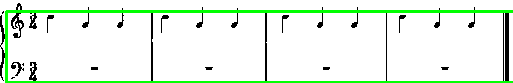
#> input picture bar_line_images/bar_bounding_boxes.png, 513 x 83 px; its folder holds only this picture in this run
$ python -i note_head_detection.py   (imports and definitions only)
#> lines starting #> are read from the running program, lines starting #| are printed output that depends on the picture; after the words box and inside, x2 and y2 are one past the last pixel; in counts of white or black regions, pixels touching at a corner belong together
#> in notes_detect, processed_img is the input picture: PIL image 513x83 RGB; mean R, G, B 227.9, 244.3, 227.9
import os
import numpy as np
from PIL import Image
import cv2  # OpenCV for image processing


def apply_method1(image_array):
    """Apply Canny edge detection with small dilation."""
    # Convert image to OpenCV format (uint8 array)
    processed_img_cv = image_array.astype(np.uint8)

    # Apply Canny edge detection
    canny_edges = cv2.Canny(processed_img_cv, threshold1=100, threshold2=200, apertureSize=3)
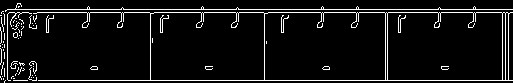
#> canny_edges: shape (83, 513); 6.9% white in thin lines or dots

    # Dilate the edges to make them thicker and more prominent (2x2 kernel)
    kernel = np.ones((3, 3), np.uint8)
    dilated_edges = cv2.dilate(canny_edges, kernel, iterations=1)
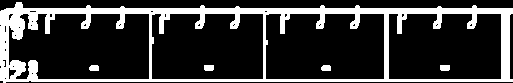
#> dilated_edges: shape (83, 513); 21.1% white; 5 white regions

    return canny_edges, dilated_edges


def apply_method2(image_array):
    """Remove stems while preserving noteheads using median blur, adaptive thresholding, and morphological
    operations."""

    # Convert image to OpenCV format (uint8 array)
    processed_img_cv = image_array.astype(np.uint8)

    # Step 1: Apply a light Median Blur to reduce noise but keep noteheads
    blurred_img = cv2.medianBlur(processed_img_cv, 3)  # 3x3 to avoid removing hollow noteheads

    # Step 2: Apply Gaussian Adaptive Thresholding
    adaptive_threshold = cv2.adaptiveThreshold(blurred_img, 255,
                                               cv2.ADAPTIVE_THRESH_GAUSSIAN_C,
                                               cv2.THRESH_BINARY_INV,
                                               15, 5)  # Adjusted C to preserve noteheads

    # Step 3: Remove vertical stems using **horizontal erosion**
    horizontal_kernel = cv2.getStructuringElement(cv2.MORPH_RECT, (3, 1))  # Wide but short
    eroded = cv2.erode(adaptive_threshold, horizontal_kernel, iterations=1)

    # Step 4: Restore noteheads using morphological closing
    closing_kernel = cv2.getStructuringElement(cv2.MORPH_RECT, (3, 3))
    closed_img = cv2.morphologyEx(eroded, cv2.MORPH_CLOSE, closing_kernel)

    # Convert to color images for drawing contours
    color_img_gaussian = cv2.cvtColor(adaptive_threshold, cv2.COLOR_GRAY2BGR)
    color_img_closing = cv2.cvtColor(closed_img, cv2.COLOR_GRAY2BGR)

    # Find contours for both images
    contours_gaussian, _ = cv2.findContours(adaptive_threshold, cv2.RETR_EXTERNAL, cv2.CHAIN_APPROX_SIMPLE)
    contours_closing, _ = cv2.findContours(closed_img, cv2.RETR_EXTERNAL, cv2.CHAIN_APPROX_SIMPLE)

    # Draw contours in green (BGR format: green is (0, 255, 0))
    cv2.drawContours(color_img_gaussian, contours_gaussian, -1, (0, 255, 0), 2)
    cv2.drawContours(color_img_closing, contours_closing, -1, (0, 255, 0), 2)

    return blurred_img, adaptive_threshold, color_img_gaussian, color_img_closing


cropped_img_color = None


def detect_blobs(image, method_name, cropped_image_path=None):
    """Apply blob detection based on circularity, aspect ratio, and size, and save the results."""
#> called with method_name = 'method1_dilated_cannyedges'
    # Ensure image is in grayscale format (single-channel)
    global cropped_img_color
    if len(image.shape) == 3:
        image_gray = cv2.cvtColor(image, cv2.COLOR_BGR2GRAY)
    else:
        image_gray = image

    # Convert image to OpenCV format (uint8 array)
    image_cv = image_gray.astype(np.uint8)

    # Find contours
    contours, _ = cv2.findContours(image_cv, cv2.RETR_EXTERNAL, cv2.CHAIN_APPROX_SIMPLE)
#> contours = 1 contour; box (x1, y1, x2, y2) and area: (0, 2, 513, 83) 37292

    # Define thresholds for filtering
    circularity_threshold = 0.2
    aspect_ratio_threshold = 2.8
    min_area = 1
    max_area = 500
    solidity_threshold = 0.5
    contour_completeness_threshold = 0.4
    small_dot_area_threshold = 30

    # Create an RGB version of the image to draw colored dots
    blob_img_color = cv2.cvtColor(image_cv, cv2.COLOR_GRAY2BGR)
#> blob_img_color: shape (83, 513, 3); 21.1% white; 5 white regions, box (x1, y1, x2, y2) and area: (0, 2, 513, 83) 8745, (204, 65, 214, 71) 58, (440, 65, 450, 71) 58, (89, 65, 99, 71) 55, (321, 65, 331, 71) 55

    # If a cropped image path is provided, load it to draw blobs on it
    if cropped_image_path:
        cropped_img = cv2.imread(cropped_image_path)
        if cropped_img is None:
            print(f"Error: Unable to load cropped image from {cropped_image_path}")
        else:
            cropped_img_color = cropped_img.copy()
    else:
        cropped_img_color = None

    leftmost_x = float('inf')  # Start with a very large value
    valid_blobs = []

    # First pass: Find the leftmost blob
    for contour in contours:
        x, y, w, h = cv2.boundingRect(contour)
        cx = x + w // 2  # X centroid
        if cx < leftmost_x:
            leftmost_x = cx
#> this loop made 1 pass
#> (x, y, w, h, cx, leftmost_x) on pass 1: (0, 2, 513, 81, 256, 256)
#> after the loop, leftmost_x = 256

    # Second pass: Filter blobs that are at least 10 columns away from the leftmost blob
    for contour in contours:
        x, y, w, h = cv2.boundingRect(contour)
        cx = x + w // 2  # X centroid
        cy = y + h // 2  # Y centroid
        area = cv2.contourArea(contour)
        perimeter = cv2.arcLength(contour, True)

        if perimeter == 0:
            continue

        circularity = (4 * np.pi * area) / (perimeter ** 2)
        aspect_ratio = float(w) / h if w > h else float(h) / w
        hull = cv2.convexHull(contour)
        hull_area = cv2.contourArea(hull)
        solidity = float(area) / hull_area if hull_area > 0 else 0
        hull_perimeter = cv2.arcLength(hull, True)
        contour_completeness = perimeter / hull_perimeter if hull_perimeter > 0 else 0

        # Apply filters and check distance from leftmost blob
        if (circularity > circularity_threshold and
                aspect_ratio < aspect_ratio_threshold and
                min_area < area < max_area and
                (cx - leftmost_x) >= 48):  # Ensure the blob is at least 10 columns away

            valid_blobs.append((cx, cy, area, solidity, contour_completeness))
#> this loop made 1 pass
#> (x, y, w, h, cx, cy, area, perimeter) on pass 1: (0, 2, 513, 81, 256, 42, 37291.5, 1208.1)
#> after the loop, valid_blobs = []

    # Draw only valid blobs
    for cx, cy, area, solidity, contour_completeness in valid_blobs:
        if area < small_dot_area_threshold:
            cv2.circle(blob_img_color, (cx, cy), 3, (0, 0, 255), -1)
            if cropped_img_color is not None:
                cv2.circle(cropped_img_color, (cx, cy), 3, (0, 0, 255), -1)
        elif solidity > solidity_threshold and contour_completeness > contour_completeness_threshold:
            cv2.circle(blob_img_color, (cx, cy), 3, (0, 255, 0), -1)
            if cropped_img_color is not None:
                cv2.circle(cropped_img_color, (cx, cy), 3, (0, 255, 0), -1)
        else:
            cv2.circle(blob_img_color, (cx, cy), 3, (0, 0, 255), -1)
            if cropped_img_color is not None:
                cv2.circle(cropped_img_color, (cx, cy), 3, (0, 0, 255), -1)
#> this loop made 0 passes

    # Save the blob-detected image
    blob_save_path = os.path.join('../../notehead_images', f"{method_name}_blobs.png")
    cv2.imwrite(blob_save_path, blob_img_color)
    print(f"{method_name} Blob-detected image saved at: {blob_save_path}")

    # Save the modified cropped image with blobs drawn on it
    if cropped_img_color is not None:
        cropped_blob_save_path = os.path.join('../../notehead_images', "cropped_image_with_blobs.png")
        cv2.imwrite(cropped_blob_save_path, cropped_img_color)
        print(f"Cropped image with blobs saved at: {cropped_blob_save_path}")

    return valid_blobs  # Return the list of valid blobs


def draw_detected_dots_on_original(processed_image_path, valid_blobs, output_path):
    """Draw detected blobs onto the original processed image."""
    # Load the original processed image
    original_img = cv2.imread(processed_image_path)
    if original_img is None:
        print(f"Error: Unable to load processed image from {processed_image_path}")
        return

    # Draw new dots on the original image based on detected blobs
    for cx, cy, area, solidity, contour_completeness in valid_blobs:
        if area < 25:  # Small dots
            cv2.circle(original_img, (cx, cy), 3, (0, 0, 255), -1)  # Red dot (BGR format)
        elif solidity > 0.5 and contour_completeness > 0.4:  # Valid noteheads
            cv2.circle(original_img, (cx, cy), 3, (0, 255, 0), -1)  # Green dot (BGR format)
        else:  # Invalid blobs
            cv2.circle(original_img, (cx, cy), 3, (0, 0, 255), -1)  # Red dot (BGR format)

    # Save the updated image with newly drawn dots
    cv2.imwrite(output_path, original_img)
    print(f"Updated image with new dots saved at: {output_path}")


def notes_detect(processed_image_path):
    print(f"Loading processed image from: {processed_image_path}")

    try:
        # Load the processed image
        processed_img = Image.open(processed_image_path)
        processed_img_array = np.array(processed_img)

    except Exception as e:
        print(f"Error loading image: {e}")
        return None

    # Create the output folder if it doesn't exist
    output_folder = 'notehead_images'
    if not os.path.exists(output_folder):
        os.makedirs(output_folder)

    # Apply Method 1 to the entire image
    canny_edges, dilated_edges = apply_method1(processed_img_array)
    canny_edges_save_path = os.path.join(output_folder, "method1_cannyedges.png")
    dilated_edges_save_path = os.path.join(output_folder, "method1_dilated_cannyedges.png")
    cv2.imwrite(canny_edges_save_path, canny_edges)
    cv2.imwrite(dilated_edges_save_path, dilated_edges)
    print(f"Method 1 Canny edges image saved at: {canny_edges_save_path}")
    print(f"Method 1 Dilated Canny edges image saved at: {dilated_edges_save_path}")

    # Apply blob detection on Method 1's output
    detect_blobs(dilated_edges, "method1_dilated_cannyedges")

    # Apply Method 2 to the entire image
    blurred_img, adaptive_threshold, color_img_gaussian, color_img_closing = apply_method2(processed_img_array)
#> in apply_method2, `blurred_img = cv2.medianBlur(processed_img_cv, 3)`:
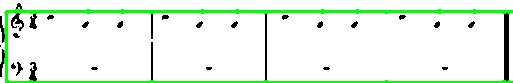
#> blurred_img: shape (83, 513, 3); mean R, G, B 228.9, 246, 228.9

    # Save each stage of Method 2
    blurred_img_save_path = os.path.join(output_folder, "method2_medianblurred_image.png")
    color_img_gaussian_save_path = os.path.join(output_folder, "method2_gaussian_outlined.png")
    color_img_closing_save_path = os.path.join(output_folder, "method2_closing_outlined.png")

    cv2.imwrite(blurred_img_save_path, blurred_img)
    cv2.imwrite(color_img_gaussian_save_path, color_img_gaussian)
    cv2.imwrite(color_img_closing_save_path, color_img_closing)

    print(f"Method 2 Blurred image saved at: {blurred_img_save_path}")
    print(f"Method 2 Gaussian outlined image saved at: {color_img_gaussian_save_path}")
    print(f"Method 2 Closing outlined image saved at: {color_img_closing_save_path}")

    # Apply blob detection on Method 2’s output
    valid_blobs_method2 = detect_blobs(color_img_closing, "method2_closing_outlined")

    # **New Step: Draw detected blobs onto original processed image**
    output_image_with_dots = os.path.join(output_folder, "processed_image_with_dots.png")
    draw_detected_dots_on_original(processed_image_path, valid_blobs_method2, output_image_with_dots)

#> (the run stopped early here; a loop or call above may not have finished)
